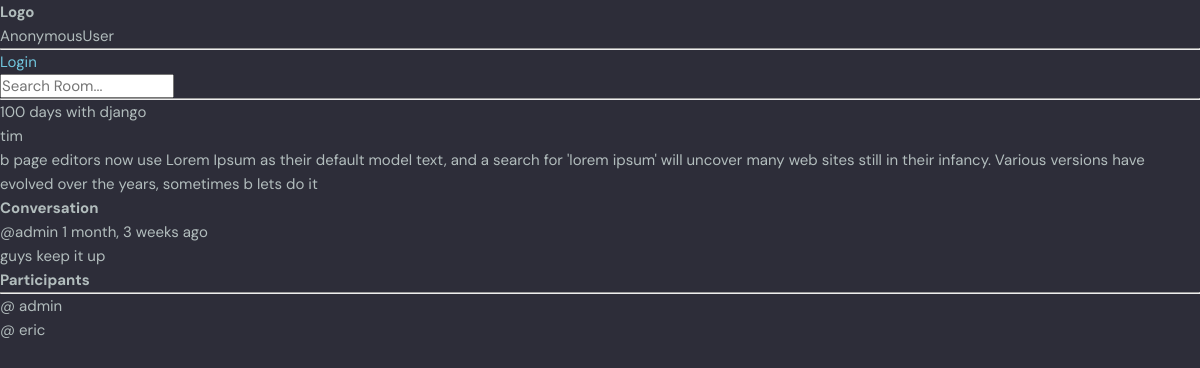
/room2/, run on the app's committed database.
### chatroom/models.py (models this page shows, shortened)
class Room(models.Model):
    host = models.ForeignKey(User,on_delete=models.SET_NULL,null=True)
    topic = models.ForeignKey(Topic,on_delete=models.SET_NULL,null=True)
    name = models.CharField(max_length=200)
    description = models.TextField(null = True,blank=True)
    participants = models.ManyToManyField(User,related_name='participants')
    update = models.DateTimeField(auto_now=True)
    created = models.DateTimeField(auto_now_add=True)
    class Meta:
        ordering = ['-update','-created']

class Message(models.Model):
    user = models.ForeignKey(User,on_delete=models.CASCADE,default="")
    room = models.ForeignKey(Room,on_delete=models.CASCADE)
    body = models.TextField()
    update = models.DateTimeField(auto_now=True)
    created = models.DateTimeField(auto_now_add=True)
    class Meta:
        ordering = ['-update','-created']

### chatroom/views.py (the view, shortened to what this page needs)
# urls.py: path('room<int:roomid>/',views.room,name="room"),
def room(request,roomid):
    rooms = Room.objects.get(id = roomid)
    room_messages = rooms.message_set.all().order_by('-created')
    participants = rooms.participants.all()
    dic ={
        'rooms':rooms,
        'room_messages':room_messages,
        'participants':participants,
    }
    return render(request,'html/room.html',dic)

### chatroom/templates/html/room.html (shortened to what this page needs)
{% extends 'html/base.html' %}
{%block body%}
<div class="room-container">
    <div>
        {{rooms.name}} <br>
        {{rooms.host}} <br>
        {{rooms.description}} <br>
        <h2>Conversation</h2>
        {% for message in room_messages %}
        <small>@{{message.user}} {{message.created|timesince}} ago</small>
        <p>{{message.body}} </p>
        {% endfor %}
    </div>
    <div>
        <h3>Participants</h3>
        <hr>
        {% for user in participants %}
        <p>@ {{user.username}} </p>
        {% endfor %}
    </div>
</div>
{%endblock body%}

### chatroom/static/css/style.css (style rules this page uses)
:root { --color-main: #71c6dd; --color-main-light: #e1f6fb; --color-dark: #3f4156; --color-dark-medium: #51546e; --color-dark-light: #696d97; --color-light: #e5e5e5; --color-gray: #8b8b8b; --color-light-gray: #b2bdbd; --color-bg: #2d2d39; --color-success: #5dd693; --color-error: #fc4b0b; }
* { font-family: "DM Sans", -apple-system, BlinkMacSystemFont, "Segoe UI", Roboto, Oxygen, Ubuntu, Cantarell, "Open Sans", "Helvetica Neue", sans-serif; margin: 0; padding: 0; box-sizing: border-box; text-rendering: optimizeLegibility; font-size: inherit; }
html { font-size: 56.25%; }
@media only screen and (min-width: 1200px) { html { font-size: 62.5%; } }
body { line-height: 1.6; font-weight: 400; font-size: 1.5rem; color: var(--color-light-gray); background-color: var(--color-bg); min-height: 100vh; }

### data on the page
Room: name "100 days with django", host "tim", description "b page editors now use Lorem Ipsum as their default model text, and a search for 'lorem ipsum' will uncover many web sites still in their infancy. Various versions have evolved over the years, sometimes b lets do it"
Message: user "admin", created "1 month, 3 weeks", body "guys keep it up"

### other printed values
{{ request.user }} "AnonymousUser"
{{ user.username }} "admin"
{{ user.username }} "eric"
